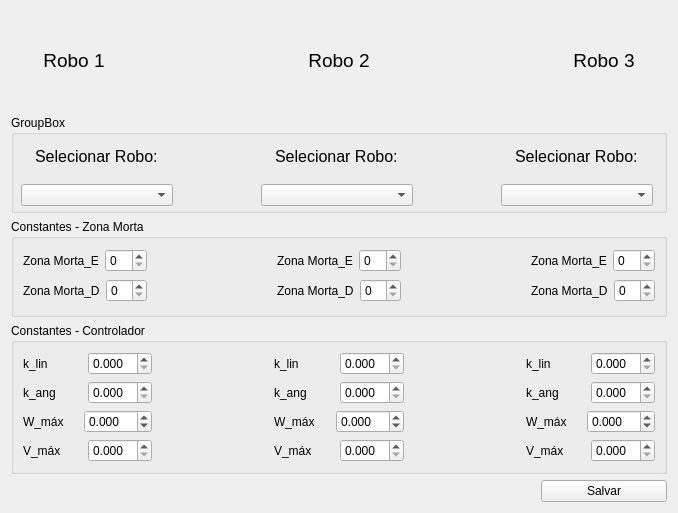
<?xml version="1.0" encoding="UTF-8"?>
<ui version="4.0">
 <class>Constantes_robot</class>
 <widget class="QWidget" name="Constantes_robot">
  <property name="geometry">
   <rect>
    <x>0</x>
    <y>0</y>
    <width>678</width>
    <height>513</height>
   </rect>
  </property>
  <property name="windowTitle">
   <string>Constantes</string>
  </property>
  <property name="windowIcon">
   <iconset>
    <activeon>:/icone/imagens/oie_transparent.png</activeon>
   </iconset>
  </property>
  <layout class="QGridLayout" name="gridLayout">
   <item row="7" column="1" colspan="5">
    <widget class="QGroupBox" name="groupBox">
     <property name="title">
      <string>Constantes - Zona Morta</string>
     </property>
     <layout class="QHBoxLayout" name="horizontalLayout_37">
      <item>
       <layout class="QVBoxLayout" name="verticalLayout_3">
        <item>
         <layout class="QHBoxLayout" name="horizontalLayout_7">
          <item>
           <widget class="QLabel" name="label_5">
            <property name="text">
             <string>Zona Morta_E</string>
            </property>
           </widget>
          </item>
          <item>
           <widget class="QSpinBox" name="rb1_ze"/>
          </item>
         </layout>
        </item>
        <item>
         <layout class="QHBoxLayout" name="horizontalLayout">
          <item>
           <widget class="QLabel" name="label_4">
            <property name="enabled">
             <bool>true</bool>
            </property>
            <property name="text">
             <string>Zona Morta_D</string>
            </property>
           </widget>
          </item>
          <item>
           <widget class="QSpinBox" name="rb1_zd"/>
          </item>
         </layout>
        </item>
       </layout>
      </item>
      <item>
       <spacer name="horizontalSpacer">
        <property name="orientation">
         <enum>Qt::Horizontal</enum>
        </property>
        <property name="sizeHint" stdset="0">
         <size>
          <width>121</width>
          <height>20</height>
         </size>
        </property>
       </spacer>
      </item>
      <item>
       <layout class="QVBoxLayout" name="verticalLayout_4">
        <item>
         <layout class="QHBoxLayout" name="horizontalLayout_35">
          <item>
           <widget class="QLabel" name="label_7">
            <property name="text">
             <string>Zona Morta_E</string>
            </property>
           </widget>
          </item>
          <item>
           <widget class="QSpinBox" name="rb2_ze"/>
          </item>
         </layout>
        </item>
        <item>
         <layout class="QHBoxLayout" name="horizontalLayout_36">
          <item>
           <widget class="QLabel" name="label_6">
            <property name="text">
             <string>Zona Morta_D</string>
            </property>
           </widget>
          </item>
          <item>
           <widget class="QSpinBox" name="rb2_zd"/>
          </item>
         </layout>
        </item>
       </layout>
      </item>
      <item>
       <spacer name="horizontalSpacer_2">
        <property name="orientation">
         <enum>Qt::Horizontal</enum>
        </property>
        <property name="sizeHint" stdset="0">
         <size>
          <width>120</width>
          <height>20</height>
         </size>
        </property>
       </spacer>
      </item>
      <item>
       <layout class="QVBoxLayout" name="verticalLayout_5">
        <item>
         <layout class="QHBoxLayout" name="horizontalLayout_6">
          <item>
           <widget class="QLabel" name="label_9">
            <property name="text">
             <string>Zona Morta_E</string>
            </property>
           </widget>
          </item>
          <item>
           <widget class="QSpinBox" name="rb3_ze"/>
          </item>
         </layout>
        </item>
        <item>
         <layout class="QHBoxLayout" name="horizontalLayout_32">
          <item>
           <widget class="QLabel" name="label_8">
            <property name="text">
             <string>Zona Morta_D</string>
            </property>
           </widget>
          </item>
          <item>
           <widget class="QSpinBox" name="rb3_zd">
            <property name="minimumSize">
             <size>
              <width>0</width>
              <height>0</height>
             </size>
            </property>
           </widget>
          </item>
         </layout>
        </item>
       </layout>
      </item>
     </layout>
    </widget>
   </item>
   <item row="8" column="1" colspan="5">
    <widget class="QGroupBox" name="groupBox_2">
     <property name="title">
      <string>Constantes - Controlador</string>
     </property>
     <layout class="QHBoxLayout" name="horizontalLayout_38">
      <item>
       <layout class="QVBoxLayout" name="verticalLayout_7">
        <item>
         <layout class="QHBoxLayout" name="horizontalLayout_9">
          <item>
           <widget class="QLabel" name="label_12">
            <property name="text">
             <string>k_lin</string>
            </property>
           </widget>
          </item>
          <item>
           <widget class="QDoubleSpinBox" name="rb1_klin">
            <property name="decimals">
             <number>3</number>
            </property>
           </widget>
          </item>
         </layout>
        </item>
        <item>
         <layout class="QHBoxLayout" name="horizontalLayout_10">
          <item>
           <widget class="QLabel" name="label_11">
            <property name="text">
             <string>k_ang</string>
            </property>
           </widget>
          </item>
          <item>
           <widget class="QDoubleSpinBox" name="rb1_kang">
            <property name="decimals">
             <number>3</number>
            </property>
           </widget>
          </item>
         </layout>
        </item>
        <item>
         <layout class="QHBoxLayout" name="horizontalLayout_11">
          <item>
           <widget class="QLabel" name="label_13">
            <property name="text">
             <string>W_máx</string>
            </property>
           </widget>
          </item>
          <item>
           <widget class="QDoubleSpinBox" name="rb1_wmax">
            <property name="decimals">
             <number>3</number>
            </property>
            <property name="minimum">
             <double>-99.000000000000000</double>
            </property>
           </widget>
          </item>
         </layout>
        </item>
        <item>
         <layout class="QHBoxLayout" name="horizontalLayout_8">
          <item>
           <widget class="QLabel" name="label_10">
            <property name="text">
             <string>V_máx</string>
            </property>
           </widget>
          </item>
          <item>
           <widget class="QDoubleSpinBox" name="rb1_vmax">
            <property name="decimals">
             <number>3</number>
            </property>
           </widget>
          </item>
         </layout>
        </item>
       </layout>
      </item>
      <item>
       <spacer name="horizontalSpacer_3">
        <property name="orientation">
         <enum>Qt::Horizontal</enum>
        </property>
        <property name="sizeType">
         <enum>QSizePolicy::Minimum</enum>
        </property>
        <property name="sizeHint" stdset="0">
         <size>
          <width>116</width>
          <height>20</height>
         </size>
        </property>
       </spacer>
      </item>
      <item>
       <layout class="QVBoxLayout" name="verticalLayout_8">
        <item>
         <layout class="QHBoxLayout" name="horizontalLayout_25">
          <item>
           <widget class="QLabel" name="label_28">
            <property name="text">
             <string>k_lin</string>
            </property>
           </widget>
          </item>
          <item>
           <widget class="QDoubleSpinBox" name="rb2_klin">
            <property name="decimals">
             <number>3</number>
            </property>
           </widget>
          </item>
         </layout>
        </item>
        <item>
         <layout class="QHBoxLayout" name="horizontalLayout_27">
          <item>
           <widget class="QLabel" name="label_30">
            <property name="text">
             <string>k_ang</string>
            </property>
           </widget>
          </item>
          <item>
           <widget class="QDoubleSpinBox" name="rb2_kang">
            <property name="decimals">
             <number>3</number>
            </property>
           </widget>
          </item>
         </layout>
        </item>
        <item>
         <layout class="QHBoxLayout" name="horizontalLayout_26">
          <item>
           <widget class="QLabel" name="label_29">
            <property name="text">
             <string>W_máx</string>
            </property>
           </widget>
          </item>
          <item>
           <widget class="QDoubleSpinBox" name="rb2_wmax">
            <property name="decimals">
             <number>3</number>
            </property>
            <property name="minimum">
             <double>-99.000000000000000</double>
            </property>
           </widget>
          </item>
         </layout>
        </item>
        <item>
         <layout class="QHBoxLayout" name="horizontalLayout_24">
          <item>
           <widget class="QLabel" name="label_27">
            <property name="text">
             <string>V_máx</string>
            </property>
           </widget>
          </item>
          <item>
           <widget class="QDoubleSpinBox" name="rb2_vmax">
            <property name="decimals">
             <number>3</number>
            </property>
           </widget>
          </item>
         </layout>
        </item>
       </layout>
      </item>
      <item>
       <spacer name="horizontalSpacer_4">
        <property name="orientation">
         <enum>Qt::Horizontal</enum>
        </property>
        <property name="sizeType">
         <enum>QSizePolicy::Minimum</enum>
        </property>
        <property name="sizeHint" stdset="0">
         <size>
          <width>116</width>
          <height>20</height>
         </size>
        </property>
       </spacer>
      </item>
      <item>
       <layout class="QVBoxLayout" name="verticalLayout_6">
        <item>
         <layout class="QHBoxLayout" name="horizontalLayout_29">
          <item>
           <widget class="QLabel" name="label_32">
            <property name="text">
             <string>k_lin</string>
            </property>
           </widget>
          </item>
          <item>
           <widget class="QDoubleSpinBox" name="rb3_klin">
            <property name="decimals">
             <number>3</number>
            </property>
           </widget>
          </item>
         </layout>
        </item>
        <item>
         <layout class="QHBoxLayout" name="horizontalLayout_31">
          <item>
           <widget class="QLabel" name="label_34">
            <property name="text">
             <string>k_ang</string>
            </property>
           </widget>
          </item>
          <item>
           <widget class="QDoubleSpinBox" name="rb3_kang">
            <property name="decimals">
             <number>3</number>
            </property>
           </widget>
          </item>
         </layout>
        </item>
        <item>
         <layout class="QHBoxLayout" name="horizontalLayout_30">
          <item>
           <widget class="QLabel" name="label_33">
            <property name="text">
             <string>W_máx</string>
            </property>
           </widget>
          </item>
          <item>
           <widget class="QDoubleSpinBox" name="rb3_wmax">
            <property name="decimals">
             <number>3</number>
            </property>
            <property name="minimum">
             <double>-99.000000000000000</double>
            </property>
           </widget>
          </item>
         </layout>
        </item>
        <item>
         <layout class="QHBoxLayout" name="horizontalLayout_28">
          <item>
           <widget class="QLabel" name="label_31">
            <property name="text">
             <string>V_máx</string>
            </property>
           </widget>
          </item>
          <item>
           <widget class="QDoubleSpinBox" name="rb3_vmax">
            <property name="decimals">
             <number>3</number>
            </property>
           </widget>
          </item>
         </layout>
        </item>
       </layout>
      </item>
     </layout>
     <zorder>horizontalSpacer_3</zorder>
     <zorder>horizontalSpacer_4</zorder>
    </widget>
   </item>
   <item row="0" column="4">
    <spacer name="horizontalSpacer_5">
     <property name="orientation">
      <enum>Qt::Horizontal</enum>
     </property>
     <property name="sizeType">
      <enum>QSizePolicy::Minimum</enum>
     </property>
     <property name="sizeHint" stdset="0">
      <size>
       <width>120</width>
       <height>20</height>
      </size>
     </property>
    </spacer>
   </item>
   <item row="0" column="3">
    <widget class="QLabel" name="label_2">
     <property name="font">
      <font>
       <pointsize>14</pointsize>
      </font>
     </property>
     <property name="text">
      <string>Robo 2</string>
     </property>
     <property name="alignment">
      <set>Qt::AlignCenter</set>
     </property>
    </widget>
   </item>
   <item row="0" column="1">
    <widget class="QLabel" name="label">
     <property name="font">
      <font>
       <pointsize>14</pointsize>
      </font>
     </property>
     <property name="text">
      <string>Robo 1</string>
     </property>
     <property name="alignment">
      <set>Qt::AlignCenter</set>
     </property>
    </widget>
   </item>
   <item row="1" column="1" colspan="5">
    <widget class="QGroupBox" name="groupBox_3">
     <property name="title">
      <string>GroupBox</string>
     </property>
     <widget class="QWidget" name="verticalLayoutWidget">
      <property name="geometry">
       <rect>
        <x>10</x>
        <y>20</y>
        <width>152</width>
        <height>71</height>
       </rect>
      </property>
      <layout class="QVBoxLayout" name="verticalLayout_2">
       <item alignment="Qt::AlignHCenter">
        <widget class="QLabel" name="label_14">
         <property name="font">
          <font>
           <pointsize>12</pointsize>
          </font>
         </property>
         <property name="text">
          <string>Selecionar Robo:</string>
         </property>
        </widget>
       </item>
       <item>
        <widget class="QComboBox" name="id_rb1"/>
       </item>
      </layout>
     </widget>
     <widget class="QWidget" name="verticalLayoutWidget_2">
      <property name="geometry">
       <rect>
        <x>250</x>
        <y>20</y>
        <width>152</width>
        <height>71</height>
       </rect>
      </property>
      <layout class="QVBoxLayout" name="verticalLayout_9">
       <item alignment="Qt::AlignHCenter">
        <widget class="QLabel" name="label_15">
         <property name="font">
          <font>
           <pointsize>12</pointsize>
          </font>
         </property>
         <property name="text">
          <string>Selecionar Robo:</string>
         </property>
        </widget>
       </item>
       <item>
        <widget class="QComboBox" name="id_rb2"/>
       </item>
      </layout>
     </widget>
     <widget class="QWidget" name="verticalLayoutWidget_3">
      <property name="geometry">
       <rect>
        <x>490</x>
        <y>20</y>
        <width>152</width>
        <height>71</height>
       </rect>
      </property>
      <layout class="QVBoxLayout" name="verticalLayout_10">
       <item alignment="Qt::AlignHCenter">
        <widget class="QLabel" name="label_16">
         <property name="font">
          <font>
           <pointsize>12</pointsize>
          </font>
         </property>
         <property name="text">
          <string>Selecionar Robo:</string>
         </property>
        </widget>
       </item>
       <item>
        <widget class="QComboBox" name="id_rb3">
         <property name="editable">
          <bool>false</bool>
         </property>
        </widget>
       </item>
      </layout>
     </widget>
    </widget>
   </item>
   <item row="9" column="5">
    <widget class="QPushButton" name="pushButton">
     <property name="text">
      <string>Salvar</string>
     </property>
    </widget>
   </item>
   <item row="0" column="2">
    <spacer name="horizontalSpacer_6">
     <property name="orientation">
      <enum>Qt::Horizontal</enum>
     </property>
     <property name="sizeType">
      <enum>QSizePolicy::Minimum</enum>
     </property>
     <property name="sizeHint" stdset="0">
      <size>
       <width>120</width>
       <height>20</height>
      </size>
     </property>
    </spacer>
   </item>
   <item row="0" column="5">
    <widget class="QLabel" name="label_3">
     <property name="font">
      <font>
       <pointsize>14</pointsize>
      </font>
     </property>
     <property name="text">
      <string>Robo 3</string>
     </property>
     <property name="alignment">
      <set>Qt::AlignCenter</set>
     </property>
    </widget>
   </item>
  </layout>
  <zorder>label</zorder>
  <zorder>label_2</zorder>
  <zorder>label_3</zorder>
  <zorder>pushButton</zorder>
  <zorder>groupBox</zorder>
  <zorder>groupBox_2</zorder>
  <zorder>horizontalSpacer_5</zorder>
  <zorder>horizontalSpacer_6</zorder>
  <zorder>groupBox_3</zorder>
 </widget>
 <resources/>
 <connections/>
</ui>
